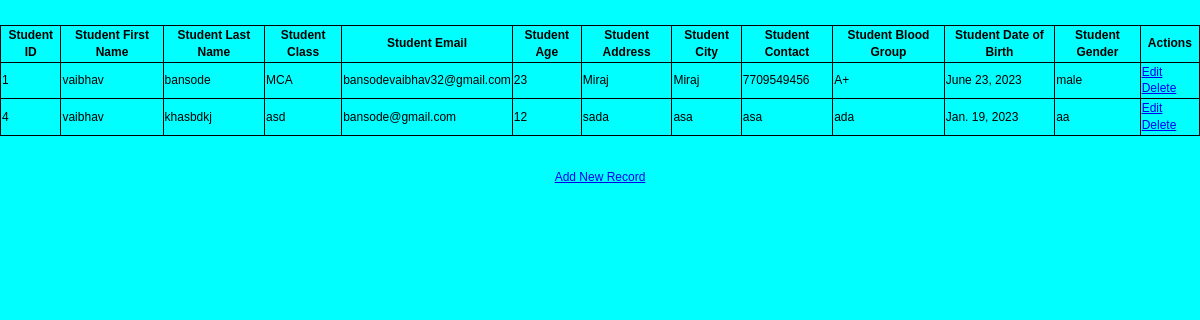
The page / on the database its author committed.
### stud_web/models.py (models this page shows, shortened)
class stud_info(models.Model):
    stud_id = models.AutoField(primary_key=True)
    stud_fname = models.CharField(max_length=55, blank=True, null=True)
    stud_lname = models.CharField(max_length=55, blank=True, null=True)
    stud_class = models.CharField(max_length=10, blank=True, null=True)
    stud_email = models.EmailField()
    stud_age = models.IntegerField()
    stud_address = models.TextField()
    stud_city = models.CharField(max_length=99)
    stud_contact = models.CharField(max_length=10, blank=True, null=True)
    stud_bloodgroup=models.CharField(max_length=10)
    stud_DOB=models.DateField()
    stud_gen=models.CharField(max_length=6,choices=GEN_CH)

### stud_web/views.py (the view)
# urls.py: path('', views.retrieve, name="retrieve"),
def retrieve(request):
    details = stud_info.objects.all()
    return render(request, 'show.html',{ 'details' : details})

### stud_web/templates/show.html (shortened to what this page needs)
<!DOCTYPE html>
<html lang="en">
<head>
     {% load static %}
    <link rel="stylesheet" href="{% static 'css/style.css' %}"/>
</head>
<body>
<table class="table table-striped table-bordered table-sm">
    <thead class="thead-dark">
    <tr>
        <th>Student ID</th>
        <th>Student First Name</th>
        <th>Student Last Name</th>
        <th>Student Class</th>
        <th>Student Email</th>
        <th>Student Age</th>
        <th>Student Address</th>
        <th>Student City</th>
        <th>Student Contact</th>
        <th>Student Blood Group</th>
        <th>Student Date of Birth</th>
        <th>Student Gender</th>
        <th>Actions</th>
    </tr>
    </thead>
    <tbody>
    {% for i in details %}
    <tr>
        <td>{{ i.stud_id }}</td>
        <td>{{ i.stud_fname }}</td>
        <td>{{ i.stud_lname }}</td>
        <td>{{ i.stud_class }}</td>
        <td>{{ i.stud_email }}</td>
        <td>{{ i.stud_age }}</td>
        <td>{{ i.stud_address }}</td>
        <td>{{ i.stud_city }}</td>
        <td>{{ i.stud_contact }}</td>
        <td>{{ i.stud_bloodgroup }}</td>
        <td>{{ i.stud_DOB }}</td>
        <td>{{ i.stud_gen }}</td>
        <td>
            <a href="/edit/{{ i.stud_id }}"><span class="glyphicon glyphicon-pencil" >Edit</span></a>
            <a href="/delete/{{ i.stud_id }}">Delete</a>
        </td>
    </tr>
    {% endfor %}
    </tbody>
</table>
<br>
<br>
<center><a href="{% url 'create' %}" class="btn btn-primary">Add New Record</a></center>
</body>
</html>

### stud_web/static/css/style.css (style rules this page uses)
body { font:12px/1.4 Verdana,Arial; background:#eee; height:100%; margin:25px 0; padding:0; background:cyan }
table,th,td { border:1px solid black; border-collapse:collapse }

### rows shown on the page
stud_info: stud_id "1", stud_fname "vaibhav", stud_lname "bansode", stud_class "MCA", stud_email "bansodevaibhav32@gmail.com", stud_age "23", stud_address "Miraj", stud_city "Miraj", stud_contact "7709549456", stud_bloodgroup "A+", stud_DOB "June 23, 2023", stud_gen "male"
stud_info: stud_id "4", stud_fname "vaibhav", stud_lname "khasbdkj", stud_class "asd", stud_email "bansode@gmail.com", stud_age "12", stud_address "sada", stud_city "asa", stud_contact "asa", stud_bloodgroup "ada", stud_DOB "Jan. 19, 2023", stud_gen "aa"
